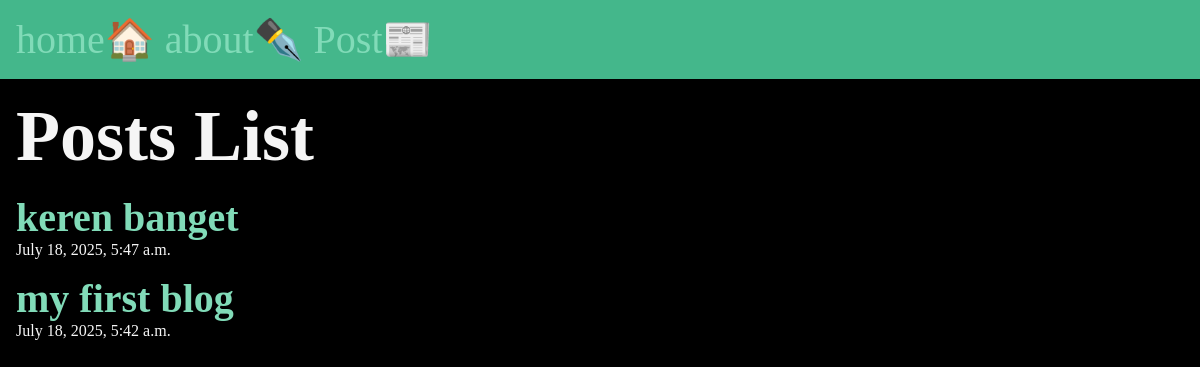
/posts/, run on an earlier commit of the app's database.
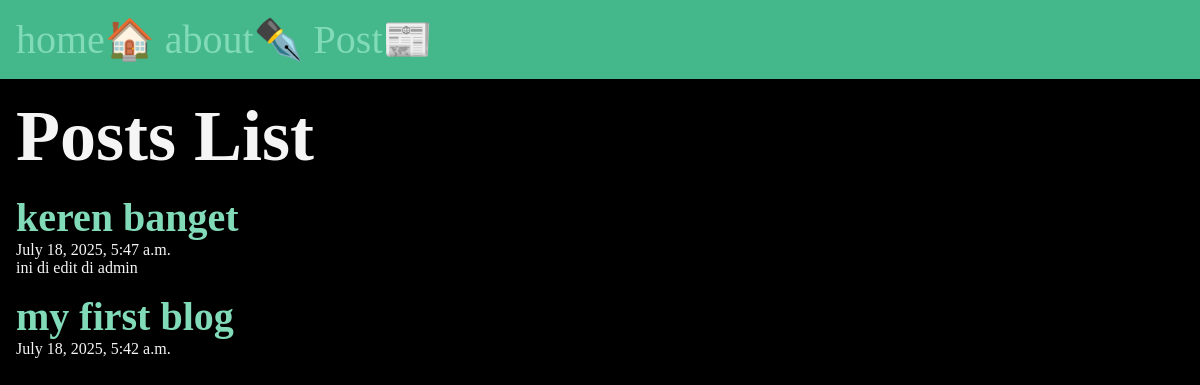
And on a later commit of the database.
### posts/models.py (models this page shows, shortened)
class Post(models.Model):
    title = models.CharField(max_length=200)
    body = models.TextField()
    slug = models.SlugField()
    date = models.DateTimeField(auto_now_add=True)

### posts/views.py (the view)
# urls.py: path('', views.posts_list, name='list'),
def posts_list(request):
    posts = Post.objects.all().order_by('-date')
    return render(request, 'posts/posts_list.html',{ 'posts': posts})

### posts/templates/posts/posts_list.html (shortened to what this page needs)
{% extends 'layout.html'%}
{% block content %}
    <section>
        <h1>Posts List</h1>
        {% for post in posts %}
            <article class="post">
                <h2>
                    <a href="{% url 'posts:page' slug=post.slug %}">
                        {{ post.title }}
                    </a>
                </h2>
                <p>{{ post.date }}</p>
                <p>{{ post.body }}</p>
            </article>
        {% endfor %}
    </section>
{% endblock %}

What changed in the data, as far as the page shows it:
changed Post "keren banget": body (not shown) → "ini di edit di admin"
